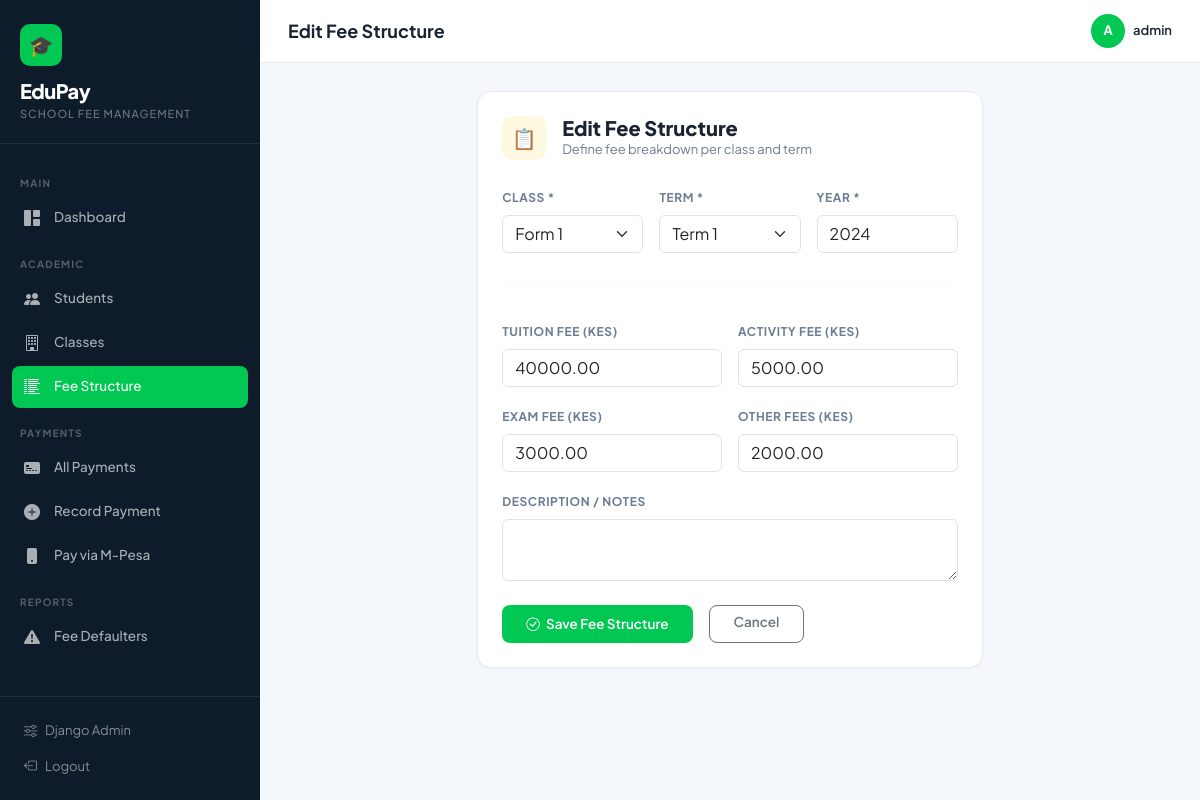
The page /fee-structure/1/edit/ (signed in) on the database its author committed.
### fees/models.py (models this page shows, shortened)
class FeeStructure(models.Model):
    TERM_CHOICES = [('1', 'Term 1'), ('2', 'Term 2'), ('3', 'Term 3'), ('annual', 'Annual')]
    student_class = models.ForeignKey(Class, on_delete=models.CASCADE, related_name='fee_structures')
    term = models.CharField(max_length=10, choices=TERM_CHOICES)
    year = models.PositiveIntegerField(default=timezone.now().year)
    tuition = models.DecimalField(max_digits=10, decimal_places=2, default=0)
    activity_fee = models.DecimalField(max_digits=10, decimal_places=2, default=0)
    exam_fee = models.DecimalField(max_digits=10, decimal_places=2, default=0)
    other_fee = models.DecimalField(max_digits=10, decimal_places=2, default=0)
    description = models.TextField(blank=True)
    class Meta:
        unique_together = ['student_class', 'term', 'year']

### fees/views.py (the view)
# urls.py: path('fee-structure/<int:pk>/edit/', views.fee_structure_edit, name='fee_structure_edit'),
@login_required
def fee_structure_edit(request, pk):
    fs = get_object_or_404(FeeStructure, pk=pk)
    if request.method == 'POST':
        form = FeeStructureForm(request.POST, instance=fs)
        if form.is_valid():
            form.save()
            messages.success(request, 'Fee structure updated!')
            return redirect('fee_structure_list')
    else:
        form = FeeStructureForm(instance=fs)
    return render(request, 'fees/fee_structure_form.html', {'form': form, 'title': 'Edit Fee Structure'})

### fees/forms.py
class FeeStructureForm(forms.ModelForm):
    class Meta:
        model = FeeStructure
        fields = ['student_class', 'term', 'year', 'tuition', 'activity_fee', 'exam_fee', 'other_fee', 'description']
        widgets = {
            'student_class': forms.Select(attrs={'class': 'form-select'}),
            'term': forms.Select(attrs={'class': 'form-select'}),
            'year': forms.NumberInput(attrs={'class': 'form-control'}),
            'tuition': forms.NumberInput(attrs={'class': 'form-control', 'placeholder': '0.00'}),
            'activity_fee': forms.NumberInput(attrs={'class': 'form-control', 'placeholder': '0.00'}),
            'exam_fee': forms.NumberInput(attrs={'class': 'form-control', 'placeholder': '0.00'}),
            'other_fee': forms.NumberInput(attrs={'class': 'form-control', 'placeholder': '0.00'}),
            'description': forms.Textarea(attrs={'class': 'form-control', 'rows': 2}),
        }

### fees/models.py (called while the page is built)
    def __str__(self):
        return self.name

### fees/templates/fees/fee_structure_form.html (shortened to what this page needs)
{% extends 'base.html' %}
{% block page_title %}{{ title }}{% endblock %}
{% block content %}
<div class="row justify-content-center">
  <div class="col-lg-7">
    <div class="ep-card">
      <div class="d-flex align-items-center gap-3 mb-4">
        <div style="width:44px; height:44px; background:#fff8e1; border-radius:10px; display:flex; align-items:center; justify-content:center; font-size:20px;">📋</div>
        <div>
          <h5 style="font-weight:800; margin:0;">{{ title }}</h5>
          <p style="margin:0; font-size:13px; color:#6b7c93;">Define fee breakdown per class and term</p>
        </div>
      </div>
      <form method="post">
        <div class="row g-3">
          <div class="col-md-4">
            <label class="form-label" style="font-size:12px; font-weight:700; color:#6b7c93; text-transform:uppercase; letter-spacing:.6px;">Class *</label>
            {{ form.student_class }}
          </div>
          <div class="col-md-4">
            <label class="form-label" style="font-size:12px; font-weight:700; color:#6b7c93; text-transform:uppercase; letter-spacing:.6px;">Term *</label>
            {{ form.term }}
          </div>
          <div class="col-md-4">
            <label class="form-label" style="font-size:12px; font-weight:700; color:#6b7c93; text-transform:uppercase; letter-spacing:.6px;">Year *</label>
            {{ form.year }}
          </div>
          <div class="col-12"><hr style="border-color:#e4eaf0;"></div>
          <div class="col-md-6">
            <label class="form-label" style="font-size:12px; font-weight:700; color:#6b7c93; text-transform:uppercase; letter-spacing:.6px;">Tuition Fee (KES)</label>
            {{ form.tuition }}
          </div>
          <div class="col-md-6">
            <label class="form-label" style="font-size:12px; font-weight:700; color:#6b7c93; text-transform:uppercase; letter-spacing:.6px;">Activity Fee (KES)</label>
            {{ form.activity_fee }}
          </div>
          <div class="col-md-6">
            <label class="form-label" style="font-size:12px; font-weight:700; color:#6b7c93; text-transform:uppercase; letter-spacing:.6px;">Exam Fee (KES)</label>
            {{ form.exam_fee }}
          </div>
          <div class="col-md-6">
            <label class="form-label" style="font-size:12px; font-weight:700; color:#6b7c93; text-transform:uppercase; letter-spacing:.6px;">Other Fees (KES)</label>
            {{ form.other_fee }}
          </div>
          <div class="col-12">
            <label class="form-label" style="font-size:12px; font-weight:700; color:#6b7c93; text-transform:uppercase; letter-spacing:.6px;">Description / Notes</label>
            {{ form.description }}
          </div>
        </div>
        <div class="d-flex gap-3 mt-4">
          <button type="submit" class="btn-ep btn px-4">
            <i class="bi bi-check-circle me-1"></i> Save Fee Structure
          </button>
          <a href="{% url 'fee_structure_list' %}" class="btn btn-outline-secondary px-4" style="border-radius:8px; font-size:13.5px; font-weight:600;">Cancel</a>
        </div>
      </form>
    </div>
  </div>
</div>
{% endblock %}

### templates/base.html (shortened to what this page needs)
<!DOCTYPE html>
<html lang="en">
<head>
  <link href="https://cdn.jsdelivr.net/npm/bootstrap@5.3.2/dist/css/bootstrap.min.css" rel="stylesheet">
  <link href="https://cdn.jsdelivr.net/npm/bootstrap-icons@1.11.3/font/bootstrap-icons.css" rel="stylesheet">
</head>
<body>
<aside class="sidebar" id="sidebar">
  <div class="sidebar-brand">
    <div class="brand-icon">🎓</div>
    <div class="brand-name">EduPay</div>
    <div class="brand-sub">School Fee Management</div>
  </div>
  <nav class="sidebar-nav">
    <div class="nav-section-label">Main</div>
    <a href="{% url 'dashboard' %}" class="sidebar-link {% if request.resolver_match.url_name == 'dashboard' or request.resolver_match.url_name == 'home' %}active{% endif %}">
      <i class="bi bi-grid-1x2-fill"></i> Dashboard
    </a>
    <div class="nav-section-label">Academic</div>
    <a href="{% url 'student_list' %}" class="sidebar-link {% if 'student' in request.resolver_match.url_name %}active{% endif %}">
      <i class="bi bi-people-fill"></i> Students
    </a>
    <a href="{% url 'class_list' %}" class="sidebar-link {% if 'class' in request.resolver_match.url_name %}active{% endif %}">
      <i class="bi bi-building"></i> Classes
    </a>
    <a href="{% url 'fee_structure_list' %}" class="sidebar-link {% if 'fee_structure' in request.resolver_match.url_name %}active{% endif %}">
      <i class="bi bi-list-columns-reverse"></i> Fee Structure
    </a>
    <div class="nav-section-label">Payments</div>
    <a href="{% url 'payment_list' %}" class="sidebar-link {% if request.resolver_match.url_name == 'payment_list' %}active{% endif %}">
      <i class="bi bi-credit-card-2-front-fill"></i> All Payments
    </a>
    <a href="{% url 'payment_create' %}" class="sidebar-link {% if request.resolver_match.url_name == 'payment_create' %}active{% endif %}">
      <i class="bi bi-plus-circle-fill"></i> Record Payment
    </a>
    <a href="{% url 'mpesa_pay' %}" class="sidebar-link {% if 'mpesa' in request.resolver_match.url_name %}active{% endif %}">
      <i class="bi bi-phone-fill"></i> Pay via M-Pesa
    </a>
    <div class="nav-section-label">Reports</div>
    <a href="{% url 'defaulters_report' %}" class="sidebar-link {% if 'defaulters' in request.resolver_match.url_name %}active{% endif %}">
      <i class="bi bi-exclamation-triangle-fill"></i> Fee Defaulters
    </a>
  </nav>
  <div class="sidebar-footer">
    <a href="/admin/">
      <i class="bi bi-sliders"></i> Django Admin
    </a>
    <a href="{% url 'logout' %}">
      <i class="bi bi-box-arrow-left"></i> Logout
    </a>
  </div>
</aside>
<div class="main-wrap">
  <header class="topbar">
    <h1 class="page-title">{% block page_title %}Dashboard{% endblock %}</h1>
    <div class="topbar-right">
      <div class="user-badge">
        <div class="user-avatar">{{ request.user.username|first|upper }}</div>
        <span>{{ request.user.username }}</span>
      </div>
    </div>
  </header>
  <main class="page-content">
    {% block content %}{% endblock %}
  </main>
</div>
</body>
</html>

### templates/base.html (style rules this page uses)
:root { --ep-green: #00c853; --ep-green-dark: #00a040; --ep-green-light: #e8faf0; --ep-navy: #0d1b2a; --ep-slate: #1e3045; --ep-text: #1a2332; --ep-muted: #6b7c93; --ep-border: #e4eaf0; --ep-bg: #f4f7fb; --ep-card: #ffffff; --ep-mpesa: #00b300; --sidebar-w: 260px; --font: 'Plus Jakarta Sans', sans-serif; --mono: 'DM Mono', monospace; }
* { box-sizing: border-box; }
body { font-family: var(--font); background: var(--ep-bg); color: var(--ep-text); margin: 0; min-height: 100vh; }
.sidebar { position: fixed; top: 0; left: 0; width: var(--sidebar-w); height: 100vh; background: var(--ep-navy); display: flex; flex-direction: column; z-index: 1000; transition: transform .3s ease; overflow-y: auto; }
.sidebar-brand { padding: 24px 20px 20px; border-bottom: 1px solid rgba(255,255,255,.08); }
.sidebar-brand .brand-icon { width: 42px; height: 42px; background: var(--ep-green); border-radius: 10px; display: flex; align-items: center; justify-content: center; font-size: 20px; margin-bottom: 10px; }
.sidebar-brand .brand-name { font-size: 20px; font-weight: 800; color: #fff; letter-spacing: -0.5px; }
.sidebar-brand .brand-sub { font-size: 11px; color: rgba(255,255,255,.4); font-weight: 500; text-transform: uppercase; letter-spacing: 1px; }
.sidebar-nav { flex: 1; padding: 16px 12px; }
.nav-section-label { font-size: 10px; font-weight: 700; text-transform: uppercase; letter-spacing: 1.2px; color: rgba(255,255,255,.3); padding: 16px 8px 6px; }
.sidebar-link { display: flex; align-items: center; gap: 10px; padding: 9px 12px; border-radius: 8px; text-decoration: none; color: rgba(255,255,255,.65); font-size: 13.5px; font-weight: 500; transition: all .15s; margin-bottom: 2px; }
.sidebar-link.active { background: var(--ep-green); color: #fff; }
.sidebar-link i { font-size: 16px; width: 20px; flex-shrink: 0; }
.sidebar-footer { padding: 16px; border-top: 1px solid rgba(255,255,255,.08); }
.sidebar-footer a { display: flex; align-items: center; gap: 8px; color: rgba(255,255,255,.5); font-size: 13px; text-decoration: none; padding: 8px; border-radius: 6px; transition: .15s; }
.main-wrap { margin-left: var(--sidebar-w); min-height: 100vh; display: flex; flex-direction: column; }
.topbar { background: #fff; border-bottom: 1px solid var(--ep-border); padding: 14px 28px; display: flex; align-items: center; justify-content: space-between; position: sticky; top: 0; z-index: 100; }
.topbar .page-title { font-size: 18px; font-weight: 700; color: var(--ep-text); margin: 0; }
.topbar .topbar-right { display: flex; align-items: center; gap: 12px; }
.user-badge { display: flex; align-items: center; gap: 8px; font-size: 13px; font-weight: 600; color: var(--ep-text); }
.user-avatar { width: 34px; height: 34px; background: var(--ep-green); border-radius: 50%; display: flex; align-items: center; justify-content: center; color: #fff; font-size: 13px; font-weight: 700; }
.page-content { padding: 28px; flex: 1; }
.ep-card { background: var(--ep-card); border: 1px solid var(--ep-border); border-radius: 14px; padding: 24px; box-shadow: 0 1px 3px rgba(0,0,0,.04); }
.btn-ep { background: var(--ep-green); color: #fff; border: none; padding: 9px 18px; border-radius: 8px; font-size: 13.5px; font-weight: 600; cursor: pointer; transition: background .15s, transform .1s; font-family: var(--font); }
.page-content > * { animation: fadeIn .35s ease both; }

### rows shown on the page
FeeStructure: student_class "Form 1", term "Term 1", year "2024", tuition "40000.00", activity_fee "5000.00", exam_fee "3000.00", other_fee "2000.00"

### other values the page prints
{{ title }} "Edit Fee Structure"
{{ request.user.username|first|upper }} "A"
{{ request.user.username }} "admin"
